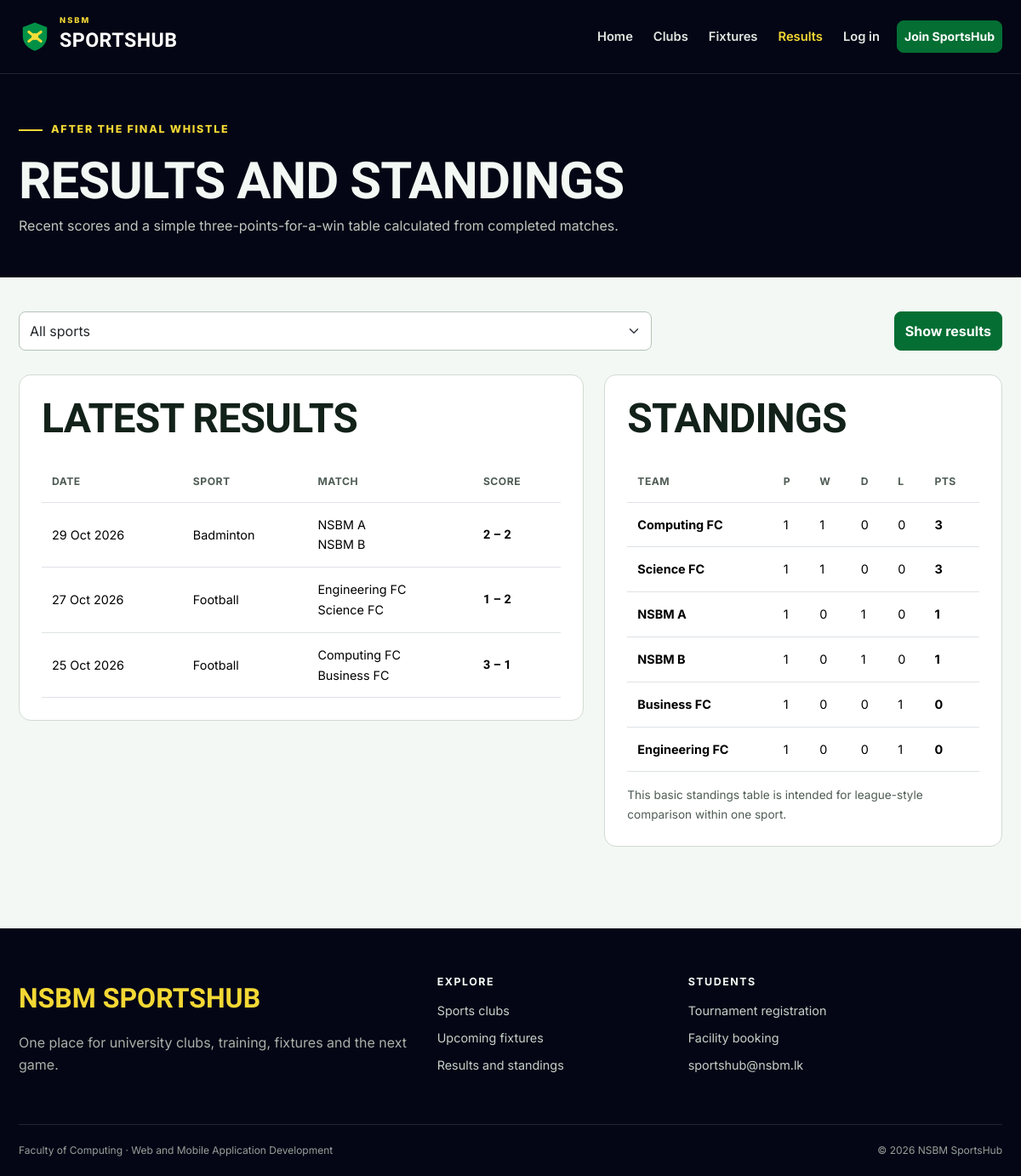
The app's page /results.php with its own data.
### tables this page shows
CREATE TABLE matches (
    id INT UNSIGNED AUTO_INCREMENT PRIMARY KEY,
    tournament_id INT UNSIGNED NULL,
    sport VARCHAR(80) NOT NULL,
    home_team VARCHAR(100) NOT NULL,
    away_team VARCHAR(100) NOT NULL,
    match_datetime DATETIME NOT NULL,
    venue VARCHAR(120) NOT NULL,
    status ENUM('scheduled', 'completed', 'cancelled') NOT NULL DEFAULT 'scheduled',
    home_score SMALLINT UNSIGNED NULL,
    away_score SMALLINT UNSIGNED NULL,
    created_at TIMESTAMP DEFAULT CURRENT_TIMESTAMP,
    FOREIGN KEY (tournament_id) REFERENCES tournaments(id) ON DELETE SET NULL
);

### config/database.php (called while the page is built)
<?php
function db(): PDO
{
    static $pdo = null;
    if ($pdo === null) {
        $host = getenv('DB_HOST') ?: '127.0.0.1';
        $port = getenv('DB_PORT') ?: '3306';
        $name = getenv('DB_NAME') ?: 'sportshub3_db';
        $user = getenv('DB_USER') ?: 'root';
        $pass = getenv('DB_PASS') ?: '';
        $dsn = "mysql:host=$host;port=$port;dbname=$name;charset=utf8mb4";
        $pdo = new PDO($dsn, $user, $pass, [
            PDO::ATTR_ERRMODE => PDO::ERRMODE_EXCEPTION,
            PDO::ATTR_DEFAULT_FETCH_MODE => PDO::FETCH_ASSOC,
            PDO::ATTR_EMULATE_PREPARES => false,
        ]);
    }
    return $pdo;
}

### includes/functions.php (called while the page is built, shortened)
<?php
function e(?string $value): string
{
    return htmlspecialchars($value ?? '', ENT_QUOTES, 'UTF-8');
}
function fetch_all(string $sql, array $params = []): array
{
    $statement = db()->prepare($sql);
    $statement->execute($params);
    return $statement->fetchAll();
}
function format_date(?string $date, string $format = 'd M Y'): string
{
    return $date ? date($format, strtotime($date)) : 'Not set';
}

### results.php (the view, shortened to what this page needs)
<?php
$params = [];
$where = "status = 'completed'";
$results = fetch_all("SELECT * FROM matches WHERE $where ORDER BY match_datetime DESC", $params);
$standings = [];
foreach ($results as $match) {
    foreach (['home', 'away'] as $side) {
        $team = $match[$side . '_team'];
        if (!isset($standings[$team])) $standings[$team] = ['team' => $team, 'played' => 0, 'won' => 0, 'drawn' => 0, 'lost' => 0, 'points' => 0];
        $own = (int) $match[$side . '_score'];
        $otherSide = $side === 'home' ? 'away' : 'home';
        $other = (int) $match[$otherSide . '_score'];
        $standings[$team]['played']++;
        if ($own > $other) { $standings[$team]['won']++; $standings[$team]['points'] += 3; }
        elseif ($own === $other) { $standings[$team]['drawn']++; $standings[$team]['points']++; }
        else { $standings[$team]['lost']++; }
    }
}
usort($standings, fn($a, $b) => [$b['points'], $b['won'], $a['team']] <=> [$a['points'], $a['won'], $b['team']]);
include __DIR__ . '/includes/header.php';
?>
<section class="page-hero"><div class="container"><span class="hero-kicker">After the final whistle</span><h1>Results and standings</h1><p>Recent scores and a simple three-points-for-a-win table calculated from completed matches.</p></div></section>
<section class="page-content"><div class="container">
    <form class="filter-bar" method="get"><div><select class="form-select" id="sport" name="sport"><option value="">All sports</option></select></div><div></div><button class="btn btn-sport" type="submit">Show results</button></form>
    <div class="row g-4">
        <div class="col-lg-7"><div class="content-panel"><h2 class="mb-4">Latest results</h2><?php if ($results): ?><div class="table-responsive"><table class="table"><thead><tr><th>Date</th><th>Sport</th><th>Match</th><th>Score</th></tr></thead><tbody><?php foreach ($results as $match): ?><tr><td><?= format_date($match['match_datetime']) ?></td><td><?= e($match['sport']) ?></td><td><?= e($match['home_team']) ?><br><?= e($match['away_team']) ?></td><td class="score"><?= $match['home_score'] ?> – <?= $match['away_score'] ?></td></tr><?php endforeach; ?></tbody></table></div><?php else: ?><p>No completed matches match this filter.</p><?php endif; ?></div></div>
        <div class="col-lg-5"><div class="content-panel"><h2 class="mb-4">Standings</h2><?php if ($standings): ?><div class="table-responsive"><table class="table"><thead><tr><th>Team</th><th>P</th><th>W</th><th>D</th><th>L</th><th>Pts</th></tr></thead><tbody><?php foreach ($standings as $row): ?><tr><td><strong><?= e($row['team']) ?></strong></td><td><?= $row['played'] ?></td><td><?= $row['won'] ?></td><td><?= $row['drawn'] ?></td><td><?= $row['lost'] ?></td><td><strong><?= $row['points'] ?></strong></td></tr><?php endforeach; ?></tbody></table></div><p class="required-note mt-3 mb-0">This basic standings table is intended for league-style comparison within one sport.</p><?php else: ?><p>Standings appear after completed results are recorded.</p><?php endif; ?></div></div>
    </div>
</div></section>
<?php include __DIR__ . '/includes/footer.php'; ?>

### assets/css/style.css (style rules this page uses)
:root { --navy-950: oklch(0.13 0.035 275); --navy-900: oklch(0.18 0.04 275); --navy-800: oklch(0.24 0.045 275); --green-600: oklch(0.55 0.145 151); --green-700: oklch(0.47 0.125 151); --green-800: oklch(0.40 0.105 151); --yellow-400: oklch(0.88 0.17 99); --paper-50: oklch(0.975 0.008 150); --paper-100: oklch(0.945 0.012 150); --ink-900: oklch(0.23 0.025 160); --ink-600: oklch(0.46 0.02 160); --page-bg: var(--paper-50); --page-text: var(--ink-900); --muted-text: var(--ink-600); --brand: var(--green-700); --brand-hover: var(--green-800); --highlight: var(--yellow-400); --dark-surface: var(--navy-950); --line: oklch(0.88 0.015 150); --radius-sm: 8px; --radius-md: 14px; --radius-lg: 22px; --shadow: 0 12px 32px oklch(0.2 0.025 160 / 0.08); }
* { box-sizing: border-box; }
html { scroll-behavior: smooth; }
body { min-height: 100dvh; margin: 0; background: var(--page-bg); color: var(--page-text); font-family: "Inter", sans-serif; font-size: 16px; line-height: 1.65; }
button, a, input, select, textarea { transition: color 180ms ease-out, background-color 180ms ease-out, border-color 180ms ease-out, transform 180ms ease-out; }
h1, h2, h3, h4, .display-font { font-family: "Barlow Condensed", sans-serif; font-weight: 700; line-height: 1.05; letter-spacing: -0.015em; }
h1 { font-size: clamp(2.5rem, 6vw, 4.8rem); }
h2 { font-size: clamp(2rem, 4vw, 3rem); }
p { max-width: 72ch; }
.container { max-width: 1180px; }
.btn { min-height: 44px; display: inline-flex; align-items: center; justify-content: center; gap: 8px; font-weight: 700; border-radius: var(--radius-sm); }
.btn-sport { background: var(--brand); border-color: var(--brand); color: #fff; }
.hero-kicker, .section-kicker { display: inline-flex; align-items: center; gap: 10px; margin-bottom: 18px; color: var(--brand); font-size: 0.78rem; font-weight: 800; letter-spacing: 0.14em; text-transform: uppercase; }
.hero-kicker { color: var(--highlight); }
.hero-kicker::before, .section-kicker::before { content: ""; width: 28px; height: 2px; background: currentColor; }
.page-hero { background: var(--dark-surface); color: var(--paper-50); padding: 48px 0; }
.page-hero h1 { margin-bottom: 8px; font-size: clamp(2.6rem, 5vw, 4rem); text-transform: uppercase; }
.page-hero p { margin: 0; color: oklch(0.82 0.015 150); }
.page-content { padding: 40px 0 72px; }
.content-panel { padding: 26px; margin-bottom: 24px; background: #fff; border: 1px solid var(--line); border-radius: var(--radius-md); }
.content-panel h2, .content-panel h3 { text-transform: uppercase; }
.filter-bar { display: grid; grid-template-columns: minmax(180px, 1fr) minmax(150px, 0.35fr) auto; gap: 12px; margin-bottom: 28px; }
.form-control, .form-select { min-height: 46px; border-radius: var(--radius-sm); border-color: oklch(0.8 0.02 150); }
.required-note { font-size: 0.85rem; color: var(--muted-text); }
.table { margin-bottom: 0; vertical-align: middle; }
.table > :not(caption) > * > * { padding: 14px 12px; }
.table thead th { color: var(--muted-text); font-size: 0.76rem; letter-spacing: 0.04em; text-transform: uppercase; white-space: nowrap; }
.table tbody td { font-size: 0.9rem; }
.score { font-family: "Barlow Condensed", sans-serif; font-size: 1.5rem; font-weight: 800; font-variant-numeric: tabular-nums; white-space: nowrap; }

### records on screen
matches: match_datetime "29 Oct 2026", sport "Badminton", home_team "NSBM A", away_team "NSBM B", home_score "2", away_score "2"
matches: match_datetime "27 Oct 2026", sport "Football", home_team "Engineering FC", away_team "Science FC", home_score "1", away_score "2", drawn "0", lost "0", tournament "3", won "0", points "0"
matches: match_datetime "25 Oct 2026", sport "Football", home_team "Computing FC", away_team "Business FC", home_score "3", away_score "1", drawn "0", lost "0", tournament "3", won "0", points "0"

### other values on screen
$row['team'] "NSBM A"
$row['played'] "1"
$row['won'] "0"
$row['drawn'] "1"
$row['lost'] "0"
$row['points'] "1"
$row['team'] "NSBM B"
